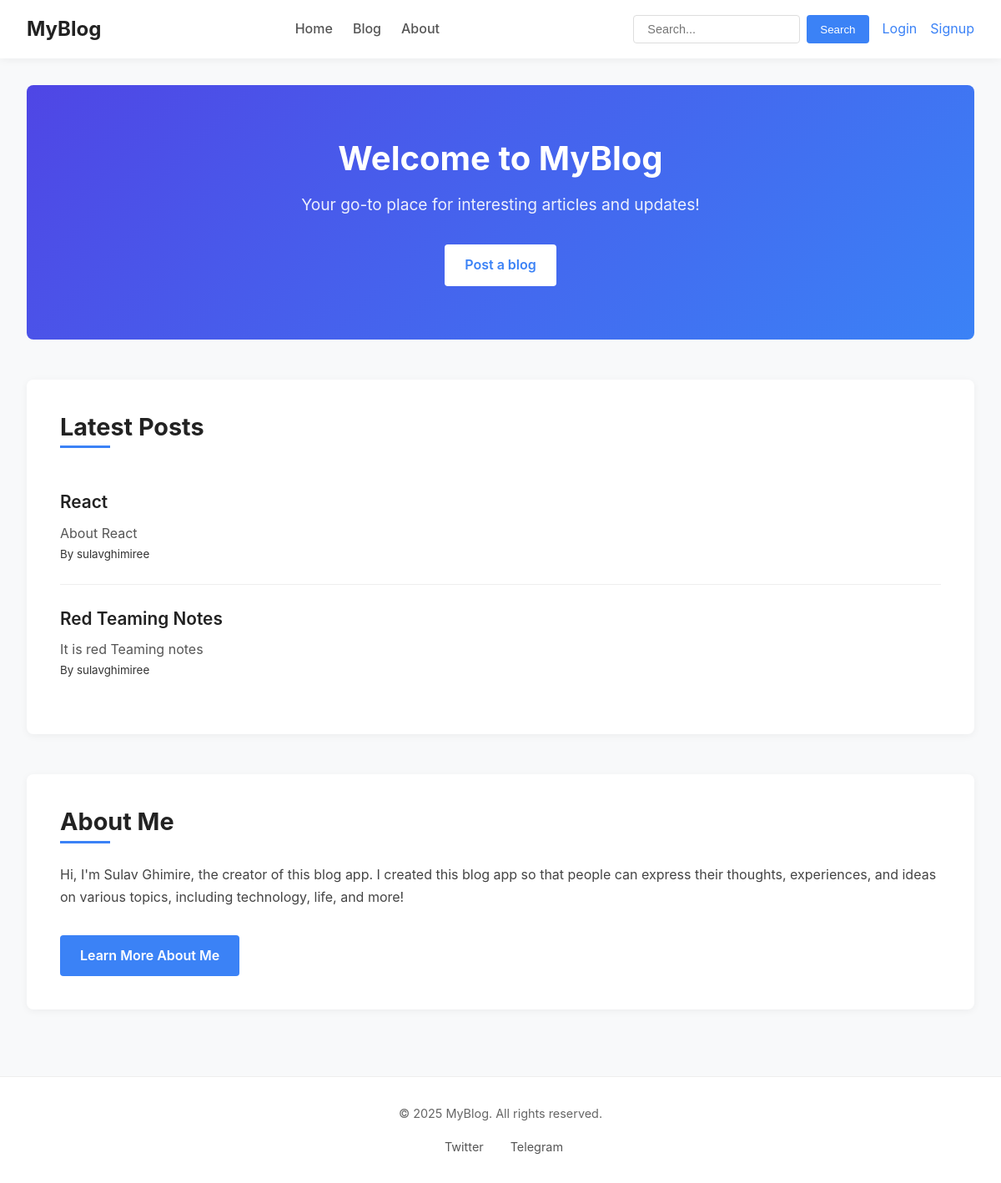
/, run on an earlier commit of the app's database.
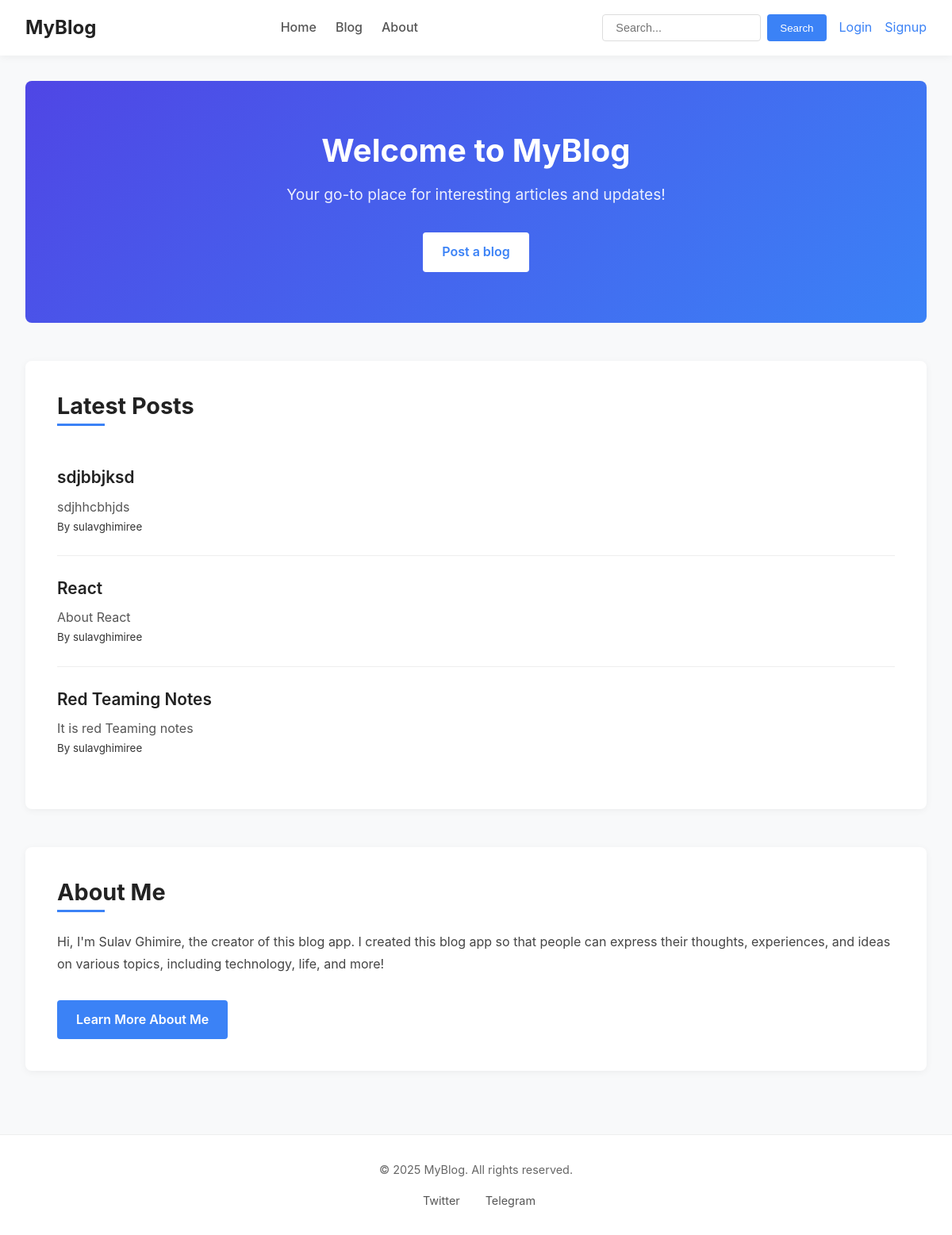
And on a later commit of the database.
### blog_app/models.py (models this page shows, shortened)
class Blog(models.Model):
    title = models.CharField(max_length=200)
    short_desc = models.CharField(max_length=200)
    content = models.TextField()
    author = models.ForeignKey(User, on_delete=models.CASCADE)
    created = models.DateTimeField(auto_now_add=True)
    updated = models.DateTimeField(auto_now=True)
    is_published = models.BooleanField(default=False)

### blog_app/views.py (the view)
# urls.py: path('', views.home, name='home'),
def home(request):
    blogs = Blog.objects.filter(is_published=True).order_by('-created')[:5]
    return render(request, 'blog_app/home.html', {'blogs':blogs})

### blog_app/templates/blog_app/home.html (shortened to what this page needs)
{% extends 'base.html' %}{% block content %}
<section class="hero">
  <h1>Welcome to MyBlog</h1>
  <p>Your go-to place for interesting articles and updates!</p>
  <a href="{% url 'create-blog' %}" class="cta-button">Post a blog</a>
</section>
<section class="latest-posts">
  <h2>Latest Posts</h2>
  <ul>
    {% for blog in blogs %}
    <li>
      <a href="{% url 'blog-detail' blog.id %}">{{ blog.title }}</a>
      <p>{{ blog.short_desc }}</p>
      <small>By {{blog.author}}</small>
    </li>
    {% empty %}
    <li>No posts available yet. Stay tuned!</li>
    {% endfor %}
  </ul>
</section>
<section class="about">
  <h2>About Me</h2>
  <p>
    Hi, I'm Sulav Ghimire, the creator of this blog app. I created this blog app
    so that people can express their thoughts, experiences, and ideas on various
    topics, including technology, life, and more!
  </p>
  <a href="https://sulavg.com.np" class="cta-button">Learn More About Me</a>
</section>
{% endblock %}

What changed in the data, as far as the page shows it:
added Blog: title "sdjbbjksd", short_desc "sdjhhcbhjds", author "sulavghimiree"
